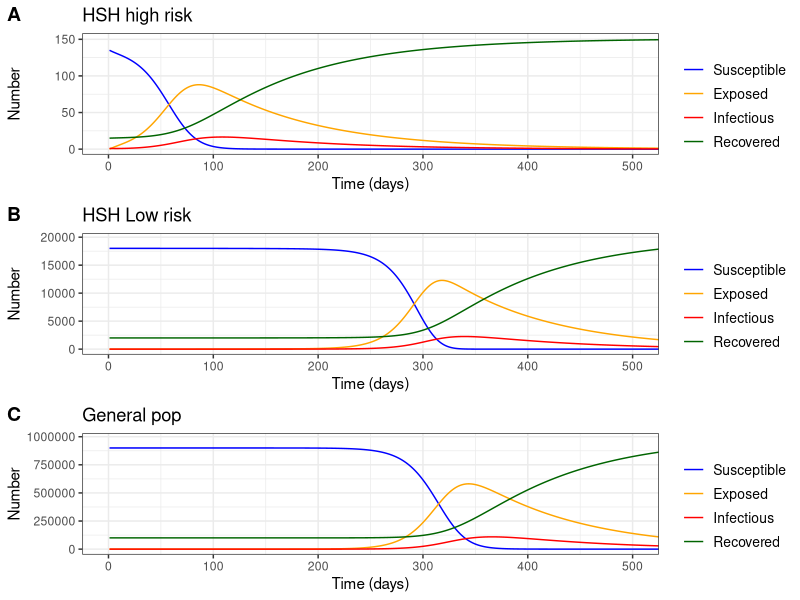

Generate this figure with R: (Note: this script raises an error after producing the figure.)
######## Monkeypox model#######

rm(list =ls())

# Libraries
library(deSolve)
library(ggplot2)
library(cowplot)


p     <- 0.8   # Probabilidad p de ser infeccioso cuando el encuentro se hace con alguien que está contagiado
b_gg  <- 1     # Num contactos general-general
b_gl  <- 0.05  # Num contactos general-HSH low risk
b_gh  <- 1e-6  # Num contactos general-HSH high risk
b_lg  <- 0.05  # Num contactos HSH low risk-general
b_ll  <- 0.25  # Num contactos HSH low risk-HSH low risk
b_lh  <- 1e-2  # Num contactos HSH low risk-HSH high risk
b_hg  <- 1e-6  # Num contactos HSH high risk-general risk
b_hl  <- 1e-2  # Num contactos HSH high risk-HSH low risk
b_hh  <- 1     # Num contactos HSH high risk-HSH high risk
N_g   <- 1.e6  # Num pob general
N_l   <- 2.e4  # Num pob HSH low risk
N_h   <- 1.5e2 # Num pob HSH high risk

latency  <- 7.6 #Periodo de incubacion, Charniga el al. 2022 https://doi.org/10.1101/2022.06.22.22276713
inf_period  <- 21 # Dias # CDC https://www.cdc.gov/poxvirus/monkeypox/clinicians/monitoring.html
est_S       <- 0.9 #Susceptibilidad estimada de la infeccion en Colombia
#Taube et al. 2022 https://doi.org/10.1101/2022.07.29.22278217
#pendiente estimar nosotros dado que Colombia suspendió vacunación en 1984)

alpha <-  0.01
#alpha <- 1/latency
gamma <- 1/inf_period

# ---------------------------------------
# ----------- Specifying parameters
# ---------------------------------------

parameters <- c(beta_gg = b_gg/N_g, 
                beta_gl = b_gl/N_g, 
                beta_gh = b_gh/N_g,
                beta_lg = b_lg/N_l, 
                beta_ll = b_ll/N_l, 
                beta_lh = b_lh/N_l,
                beta_hg = b_hg/N_h, 
                beta_hl = b_hl/N_h, 
                beta_hh = b_hh/N_h,
                alpha = alpha, 
                gamma = gamma)


# ---------------------------------------
# ----------- # Initial conditions (State)
# ---------------------------------------

xstart <- c(S_g = N_g * est_S, 
            E_g = 0, 
            I_g = 0,
            R_g = N_g * (1-est_S),
            
            S_l = N_l * est_S, 
            E_l = 0, 
            I_l = 0, 
            R_l = N_l * (1-est_S),
            
            S_h = N_h * est_S, 
            E_h = 0, 
            I_h = 1, 
            R_h = N_h * (1-est_S)
)


# --------------------------------------
#------------   Time 
#---------------------------------------

tdays  <- seq(1, 365 * 2 , by = 1)



# ---------------------------------------
# ------------    Model
# ---------------------------------------

#------ Compartimentos del modelo
# S_g <- x[1]    #  Susceptible general
# E_g <- x[2]    #  Expuesto general
# I_g <- x[3]    #  Infeccioso general
# R_g <- x[4]    #  Recuperado general
# S_l <- x[5]    #  Susceptible Low risk
# E_l <- x[6]    #  Expuesto Low risk
# I_l <- x[7]    #  Infeccioso low risk
# R_l <- x[8]    #  Recuperado low risk
# S_h <- x[9]    #  Susceptible high risk
# E_h <- x[10]   #  Expuesto high risk
# I_h <- x[11]   #  Infeccioso high risk
# R_h <- x[12]   #  Recuperado high risk


mpxmodel <- function(tdays, xstart, parameters) {
  
  with(as.list(c(xstart, parameters)),{
    
    #------ Force-of-Infection (Incidence per susceptible population)
    lambda_g <- p*(beta_gg*I_g + beta_gl*I_l + beta_gh*I_h)*S_g
    lambda_l <- p*(beta_lg*I_g + beta_ll*I_l + beta_lh*I_h)*S_l
    lambda_h <- p*(beta_hg*I_g + beta_hl*I_l + beta_hh*I_h)*S_h
    
    #------ Rate of Change
    dS_g <- -lambda_g
    dE_g <- lambda_g - alpha * E_g
    dI_g <- alpha * E_g - gamma * I_g
    dR_g <- gamma * I_g
    
    dS_l <- -lambda_l
    dE_l <- lambda_l - alpha * E_l
    dI_l <- alpha * E_l - gamma * I_l
    dR_l <- gamma * I_l
    
    dS_h <- -lambda_h
    dE_h <- lambda_h - alpha * E_h
    dI_h <- alpha * E_h - gamma * I_h
    dR_h <- gamma * I_h
    # return the rate of change
    return(list(c(dS_g ,dE_g, dI_g, dR_g, dS_l, dE_l, dI_l, dR_l, dS_h, dE_h, dI_h, dR_h)))
  }) 
}


# --------------------------------------
#------------   Solving the equation
#---------------------------------------

out <- ode(y = xstart,times=tdays,fun=mpxmodel, parms=parameters)   
out.df <-as.data.frame(out)
# plot(out, xlab = "tiempo", ylab = "Población(t)")


# --------------------------------------
#------------   Graphics
#---------------------------------------

mytheme4 <- theme(text=element_text(colour="black")) +
  theme(panel.grid = element_line(colour = "white")) +
  theme(panel.background = element_rect(fill = "#B2B2B2")) +
  theme_bw() +
  theme(legend.title=element_text(size=12,face="bold"),
        legend.background = element_rect(fill='white', size=0.5,linetype="solid"),
        legend.text=element_text(size=10),
        legend.key=element_rect(colour="white",
                                fill='white',
                                size= 0.25,
                                linetype="solid"))
theme_set(mytheme4)

x_limit_days <- 500

p1 <- 
  ggplot(out.df,aes(x=time)) +
  ggtitle(bquote("HSH high risk")) +
  geom_line(aes(y=S_h,colour="Susceptible")) +
  geom_line(aes(y=E_h, colour= "Exposed"))  +
  geom_line(aes(y=I_h,colour="Infectious")) +
  geom_line(aes(y=R_h,colour="Recovered")) +
  coord_cartesian(xlim = c(0, x_limit_days)) +
  ylab(label="Number") + xlab(label="Time (days)") +
  scale_colour_manual("",
                      breaks=c("Susceptible", "Exposed", "Infectious","Recovered"),
                      values=c("blue","orange", "red","darkgreen"))


p2 <-
  ggplot(out.df,aes(x=time))+
  ggtitle(bquote("HSH Low risk")) +
  geom_line(aes(y=S_l,colour="Susceptible"))+
  geom_line(aes(y=E_l, colour= "Exposed")) +
  geom_line(aes(y=I_l,colour="Infectious"))+
  geom_line(aes(y=R_l,colour="Recovered"))+
  ylab(label="Number") + xlab(label="Time (days)") +
  coord_cartesian(xlim = c(0, x_limit_days)) +
  scale_colour_manual("",
                      breaks=c("Susceptible", "Exposed", "Infectious","Recovered"),
                      values=c("blue","orange", "red","darkgreen"))




p3 <-
  ggplot(out.df,aes(x=time))+
  ggtitle(bquote("General pop")) +
  geom_line(aes(y=S_g,colour="Susceptible"))+
  geom_line(aes(y=E_g, colour= "Exposed")) +
  geom_line(aes(y=I_g,colour="Infectious"))+
  geom_line(aes(y=R_g,colour="Recovered"))+
  ylab(label="Number") + xlab(label="Time (days)") +
  coord_cartesian(xlim = c(0, x_limit_days)) +
  scale_colour_manual("",
                      breaks=c("Susceptible", "Exposed", "Infectious","Recovered"),
                      values=c("blue","orange", "red","darkgreen"))




pp <- cowplot::plot_grid(p1, p2, p3, nrow = 3, align = "hv", labels = "AUTO")
pp
save_plot("figs/pp.png", pp, base_width = 7, base_height = 7)
